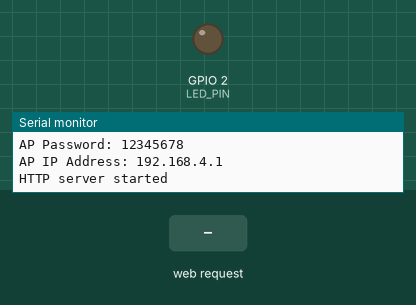
Bench run of a sketch on a simulated ESP32. Parts: output pins drawn as LEDs (lit = HIGH), the last lines printed to the serial monitor. The test bench sets the inputs (shaded band).

Above: at 2.2 s.
2.3 s: HTTP request GET /set?value=1 received
At 3.2 s:
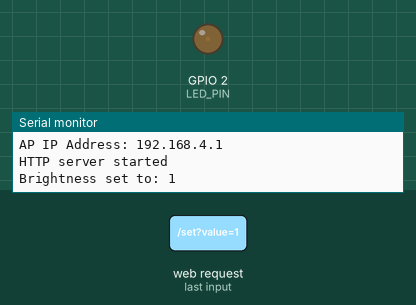
3.8 s: HTTP request GET /set?value=120 received
At 4.4 s:
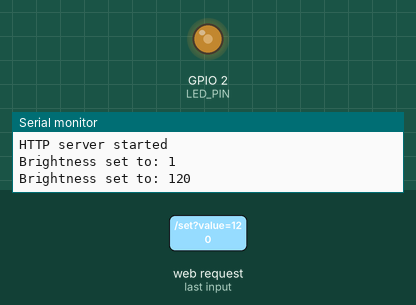
Timing chart, 0 to 6.8 s (numbered marks = the images above; inputs shaded):
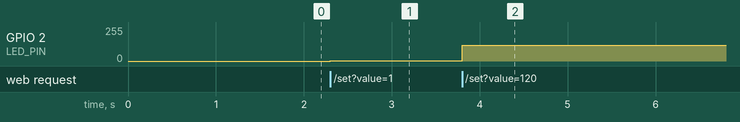

The sketch:

sketch_jun30a.ino
```cpp
// ex07：Web网页端无极调光器
// 功能：手机/电脑访问 ESP32 网页，通过滑动条实时控制 LED 亮度
// 关联基础：PWM呼吸灯 + Web服务器

#include <WiFi.h>
#include <WebServer.h>

// ================= WiFi AP 配置 =================
// ESP32 会创建一个热点，手机/电脑连接这个热点
const char* ap_ssid = "ESP32-DIMMER";
const char* ap_pass = "12345678";   // 至少8位

WebServer server(80);

// ================= LED / PWM 配置 =================
// ESP32 DevKit 常见板载LED为 GPIO2
// 如果你使用外接LED，可以改成 18、19、21 等GPIO
#define LED_PIN 2

#define PWM_CHANNEL 0
#define PWM_FREQ 5000
#define PWM_RESOLUTION 8   // 8位分辨率，占空比范围 0~255

int currentBrightness = 0;

// ================= PWM 兼容函数 =================
// 兼容 ESP32 Arduino Core 2.x 和 3.x
void pwmInit() {
#if defined(ESP_ARDUINO_VERSION_MAJOR) && ESP_ARDUINO_VERSION_MAJOR >= 3
  ledcAttachChannel(LED_PIN, PWM_FREQ, PWM_RESOLUTION, PWM_CHANNEL);
#else
  ledcSetup(PWM_CHANNEL, PWM_FREQ, PWM_RESOLUTION);
  ledcAttachPin(LED_PIN, PWM_CHANNEL);
#endif
}

void pwmWriteValue(int value) {
  value = constrain(value, 0, 255);

#if defined(ESP_ARDUINO_VERSION_MAJOR) && ESP_ARDUINO_VERSION_MAJOR >= 3
  ledcWriteChannel(PWM_CHANNEL, value);
#else
  ledcWrite(PWM_CHANNEL, value);
#endif

  currentBrightness = value;
}

// ================= 网页HTML =================
String makePage() {
  String html = R"rawliteral(
<!DOCTYPE html>
<html lang="zh-CN">
<head>
  <meta charset="UTF-8">
  <meta name="viewport" content="width=device-width, initial-scale=1.0">
  <title>ESP32 无极调光器</title>
  <style>
    body {
      margin: 0;
      padding: 0;
      font-family: -apple-system, BlinkMacSystemFont, "Segoe UI", Arial, sans-serif;
      background: linear-gradient(135deg, #e8f0ff, #f7f9fc);
      color: #1f2937;
      display: flex;
      justify-content: center;
      align-items: center;
      min-height: 100vh;
    }

    .card {
      width: 88%;
      max-width: 420px;
      background: white;
      border-radius: 24px;
      padding: 28px;
      box-shadow: 0 18px 45px rgba(0, 0, 0, 0.12);
      text-align: center;
    }

    h1 {
      margin-top: 0;
      font-size: 26px;
      color: #1e3a8a;
    }

    .subtitle {
      font-size: 15px;
      color: #6b7280;
      margin-bottom: 28px;
    }

    .value-box {
      font-size: 48px;
      font-weight: 700;
      color: #2563eb;
      margin: 18px 0 8px;
    }

    .label {
      color: #6b7280;
      font-size: 14px;
      margin-bottom: 28px;
    }

    input[type="range"] {
      width: 100%;
      height: 8px;
      border-radius: 999px;
      background: #dbeafe;
      outline: none;
      -webkit-appearance: none;
    }

    input[type="range"]::-webkit-slider-thumb {
      -webkit-appearance: none;
      width: 28px;
      height: 28px;
      border-radius: 50%;
      background: #2563eb;
      cursor: pointer;
      box-shadow: 0 4px 12px rgba(37, 99, 235, 0.45);
    }

    input[type="range"]::-moz-range-thumb {
      width: 28px;
      height: 28px;
      border-radius: 50%;
      background: #2563eb;
      cursor: pointer;
      border: none;
    }

    .buttons {
      display: flex;
      gap: 10px;
      margin-top: 24px;
    }

    button {
      flex: 1;
      border: none;
      border-radius: 14px;
      padding: 12px 0;
      font-size: 15px;
      cursor: pointer;
      background: #eff6ff;
      color: #1d4ed8;
    }

    button:active {
      transform: scale(0.97);
    }

    .tip {
      margin-top: 24px;
      color: #9ca3af;
      font-size: 13px;
      line-height: 1.6;
    }
  </style>
</head>
<body>
  <div class="card">
    <h1>ESP32 无极调光器</h1>
    <div class="subtitle">拖动滑动条实时调节 LED 亮度</div>

    <div class="value-box" id="valueText">0</div>
    <div class="label">当前PWM占空比：0 ~ 255</div>

    <input
      type="range"
      id="brightnessSlider"
      min="0"
      max="255"
      value="0"
    >

    <div class="buttons">
      <button onclick="setBrightness(0)">关闭</button>
      <button onclick="setBrightness(128)">半亮</button>
      <button onclick="setBrightness(255)">最亮</button>
    </div>

    <div class="tip">
      手机或电脑连接 ESP32-DIMMER 热点后，访问 192.168.4.1
    </div>
  </div>

  <script>
    const slider = document.getElementById("brightnessSlider");
    const valueText = document.getElementById("valueText");

    function sendBrightness(value) {
      valueText.innerText = value;

      fetch("/set?value=" + value)
        .then(response => response.text())
        .then(data => {
          console.log("ESP32 response:", data);
        })
        .catch(error => {
          console.log("Error:", error);
        });
    }

    slider.addEventListener("input", function() {
      sendBrightness(this.value);
    });

    function setBrightness(value) {
      slider.value = value;
      sendBrightness(value);
    }
  </script>
</body>
</html>
)rawliteral";

  return html;
}

// ================= HTTP 路由处理 =================
void handleRoot() {
  server.send(200, "text/html", makePage());
}

void handleSetBrightness() {
  if (server.hasArg("value")) {
    int value = server.arg("value").toInt();
    value = constrain(value, 0, 255);

    pwmWriteValue(value);

    Serial.print("Brightness set to: ");
    Serial.println(value);

    server.send(200, "text/plain", "OK: " + String(value));
  } else {
    server.send(400, "text/plain", "Missing value");
  }
}

void handleState() {
  server.send(200, "text/plain", String(currentBrightness));
}

void handleNotFound() {
  server.send(404, "text/plain", "404 Not Found");
}

// ================= setup / loop =================
void setup() {
  Serial.begin(115200);
  delay(1000);

  pwmInit();
  pwmWriteValue(0);

  WiFi.mode(WIFI_AP);
  WiFi.softAP(ap_ssid, ap_pass);

  Serial.println();
  Serial.println("ESP32 Web PWM Dimmer Started");
  Serial.print("AP SSID: ");
  Serial.println(ap_ssid);
  Serial.print("AP Password: ");
  Serial.println(ap_pass);
  Serial.print("AP IP Address: ");
  Serial.println(WiFi.softAPIP());

  server.on("/", handleRoot);
  server.on("/set", handleSetBrightness);
  server.on("/state", handleState);
  server.onNotFound(handleNotFound);

  server.begin();
  Serial.println("HTTP server started");
}

void loop() {
  server.handleClient();
}
```

Measured:
- after the input at 2.3 s, GPIO 2 (LED_PIN): 0/255 → 1/255 at once
- after the input at 3.8 s, GPIO 2 (LED_PIN): 1/255 → 120/255 at once
